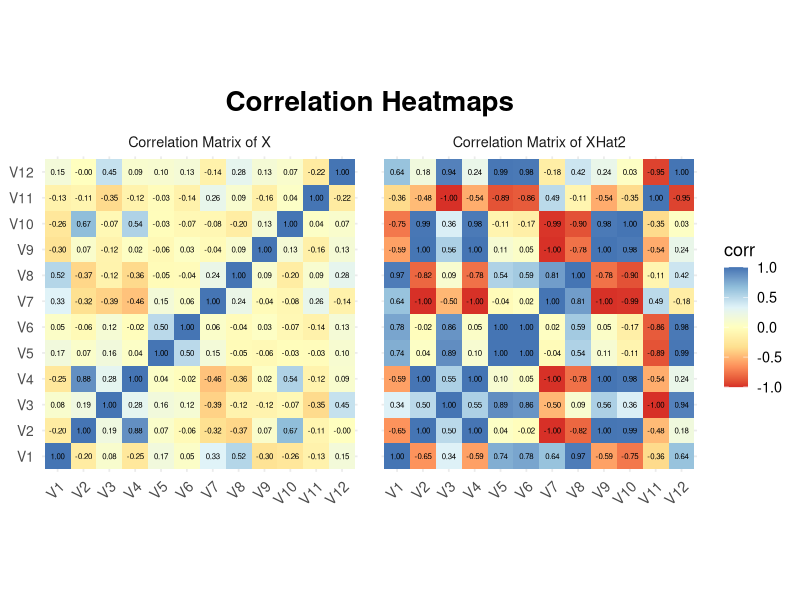

Here is the R script that generated this plot:
## ---- chunk 1
library(tidyverse)
library(knitr)
library(dplyr)
library(corrplot)
library(tidyr)
library(kableExtra)
## ---- chunk 2
X <- read.csv("CA2.csv") |> as.matrix()
sVD <- svd(X)
## ---- chunk 3
latexVec <- function(x, digits = NULL) {
  if (!is.null(digits)) x <- round(x, digits)
  paste0("\\begin{bmatrix}", paste(x, collapse = " \\\\ "), "\\end{bmatrix}")
}
## ---- chunk 4
svdApproximation <- function(rank) {
  approx <- sVD$u[,1:rank] %*% diag(sVD$d)[1:rank, 1:rank, drop = FALSE] %*% t(sVD$v[,1:rank])
  return(approx)
}
## ---- chunk 5
xHatVector <- vector("list", 12)
deltaVector <- vector("list", 12)

for (k in 1:12) {
  xHatVector[[k]] <- svdApproximation(k)
  deltaVector[[k]] <- X - xHatVector[[k]]
}
## ---- chunk 6
delta4 <- deltaVector[[4]]
delta4MeanVector <- colMeans(delta4)

# CAN'T GET TO WORK: expression(bar(Delta)[4])

cat("\\\n")
cat("Mean Approximation Error Vector = ", latexVec(delta4MeanVector, digits = 3), "\n")
cat("\\\n")
## ---- chunk 7
xHat2 <- xHatVector[[2]]

corX  <- cor(X)
corXHat2 <- cor(xHat2)

#cat("\nCorrelation Matrix of X:\n")
#print(round(corX, 3))

#cat("\nCorrelation Matrix of XHat2:\n")
#print(round(corXHat2, 3))

#corDiff <- corX - corXHat2
#cat("\nSummary of Difference Between Correlation Matrices (corr(X) - corr(XHat2)):\n")
#print(round(corDiff, 3))

labsV <- paste0("V", seq_len(12))
dimnames(corX)     <- list(labsV, labsV)
dimnames(corXHat2) <- list(labsV, labsV)

corLong <- function(C, name) {
  as.data.frame(C) %>%
    mutate(var1 = rownames(.)) %>%
      pivot_longer(-var1, names_to = "var2", values_to = "corr") %>%
        mutate(which = name,
               corr_lab = sprintf("%.2f", corr),
               var1 = factor(var1, levels = labsV),
               var2 = factor(var2, levels = labsV))
}

corPlotDf <- bind_rows(corLong(corX, "Correlation Matrix of X"), corLong(corXHat2, "Correlation Matrix of XHat2"))

ggplot(corPlotDf, aes(x = var2, y = var1, fill = corr)) +
  geom_tile() +
  scale_fill_distiller(palette = "RdYlBu", direction = 1, limits = c(-1, 1)) +
  geom_text(aes(label = corr_lab), size = 2, col = "black") +
  facet_wrap(~which, nrow = 1) +
  coord_equal() +
  labs(title = "Correlation Heatmaps",x = NULL, y = NULL) +
  theme_minimal(base_size = 13) +
  theme(
    axis.text.x = element_text(angle = 45, hjust = 1, vjust = 1),
    axis.text.y = element_text(size = 10),
    panel.spacing = unit(1.2, "lines"),
    plot.title = element_text(size = 20, face = "bold", hjust = 0.5)
  )
